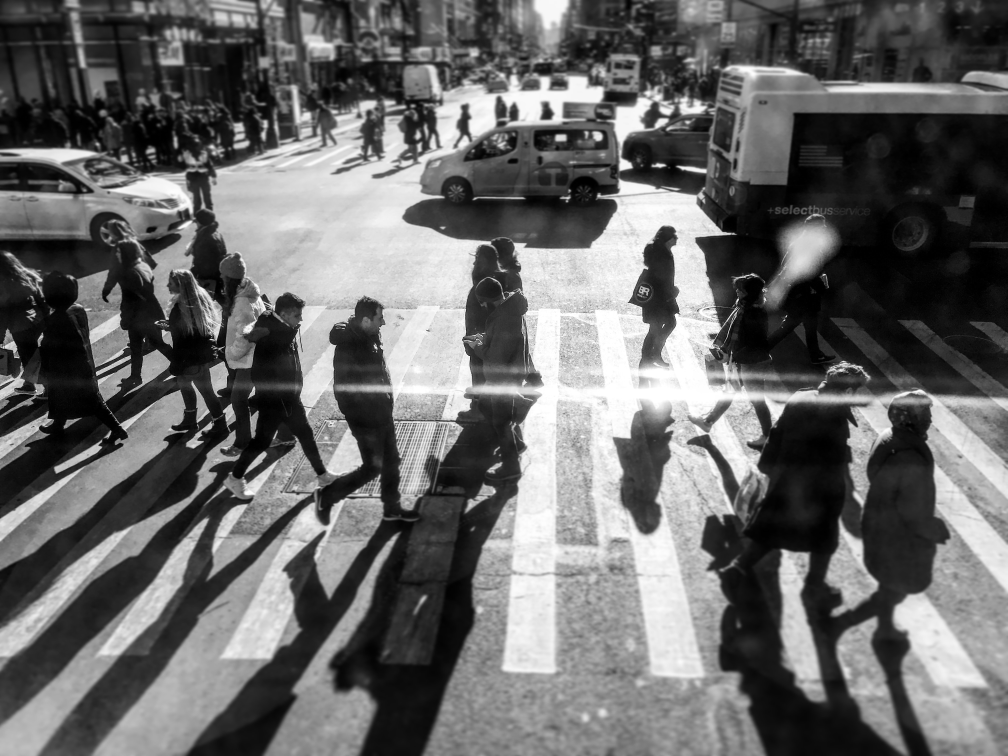
#> input picture Pedestrian Detection using HOGs/street.jpg, 4031 x 3024 px (shown at 1/4 size)
$ python pedestrian_detect.py
#> lines starting #> are read from the running program, lines starting #| are printed output that depends on the picture; after the words box and inside, x2 and y2 are one past the last pixel; in counts of white or black regions, pixels touching at a corner belong together
import cv2
from imutils.object_detection import non_max_suppression
from imutils import resize
import numpy as np

hog = cv2.HOGDescriptor()
hog.setSVMDetector(cv2.HOGDescriptor_getDefaultPeopleDetector())

img = cv2.imread('street.jpg')
#> img is the input picture: shape (3024, 4031, 3); min 0, max 255, mean 104.7
img = resize(img,height=500)
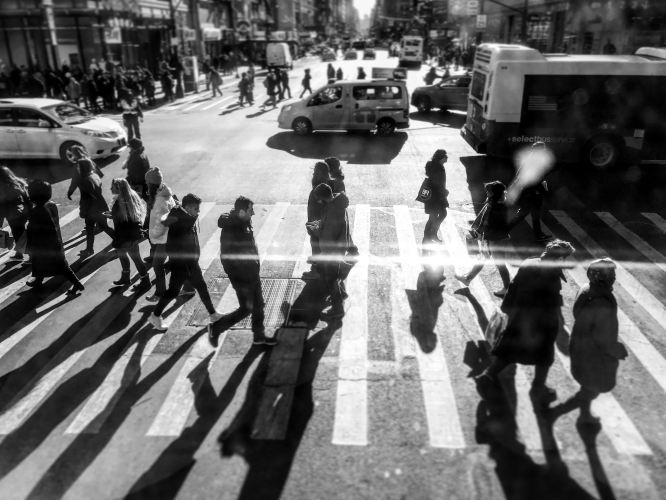
#> img: shape (500, 666, 3); min 0, max 255, mean 104.7

rects,weights = hog.detectMultiScale(img,winStride=(4,4),padding=(8,8),scale=1.05)
#> rects = [[403, 132, 67, 133], [495, 110, 79, 158], [90, 162, 72, 144], [195, 171, 93, 186], [139, 250, 104, 208]]; weights = [0.889, 0.528, 0.734, 0.613, 0.772]

copy = img.copy()
for x,y,w,h in rects:
    cv2.rectangle(copy,(x,y),(x+w,y+h),(0,0,255),2)
#> this loop made 5 passes
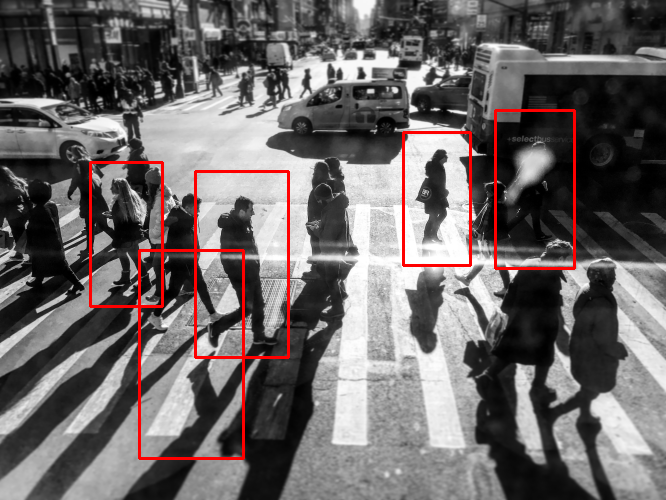
#> copy: shape (500, 666, 3); 2.22% of pixels changed, all inside (x1, y1, x2, y2) = (89, 109, 576, 460)

cv2.imshow('before suppression',copy)
cv2.waitKey(0)

r = np.array([[x,y,x+w,y+h] for x,y,w,h in rects])
#> r = [[403, 132, 470, 265], [495, 110, 574, 268], [90, 162, 162, 306], [195, 171, 288, 357], [139, 250, 243, 458]]
pick = non_max_suppression(r,probs=None,overlapThresh=0.65)
#> pick = [[139, 250, 243, 458], [195, 171, 288, 357], [90, 162, 162, 306], [495, 110, 574, 268], [403, 132, 470, 265]]

for xa,ya,xb,yb in pick:
    cv2.rectangle(img,(xa,ya),(xb,yb),(0,255,0),2)
#> this loop made 5 passes
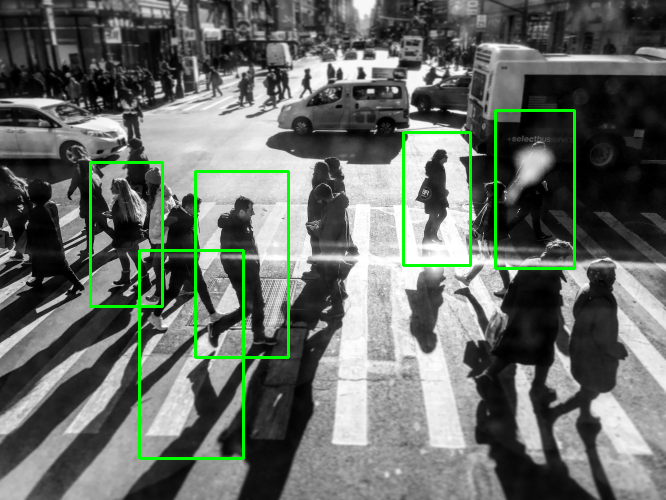
#> img: shape (500, 666, 3); 2.22% of pixels changed, all inside (x1, y1, x2, y2) = (89, 109, 576, 460)

cv2.imshow('after suppression',img)
cv2.waitKey(0)

cv2.destroyAllWindows()

$ run again, with Pedestrian Detection using HOGs/city.jpg copied over Pedestrian Detection using HOGs/street.jpg
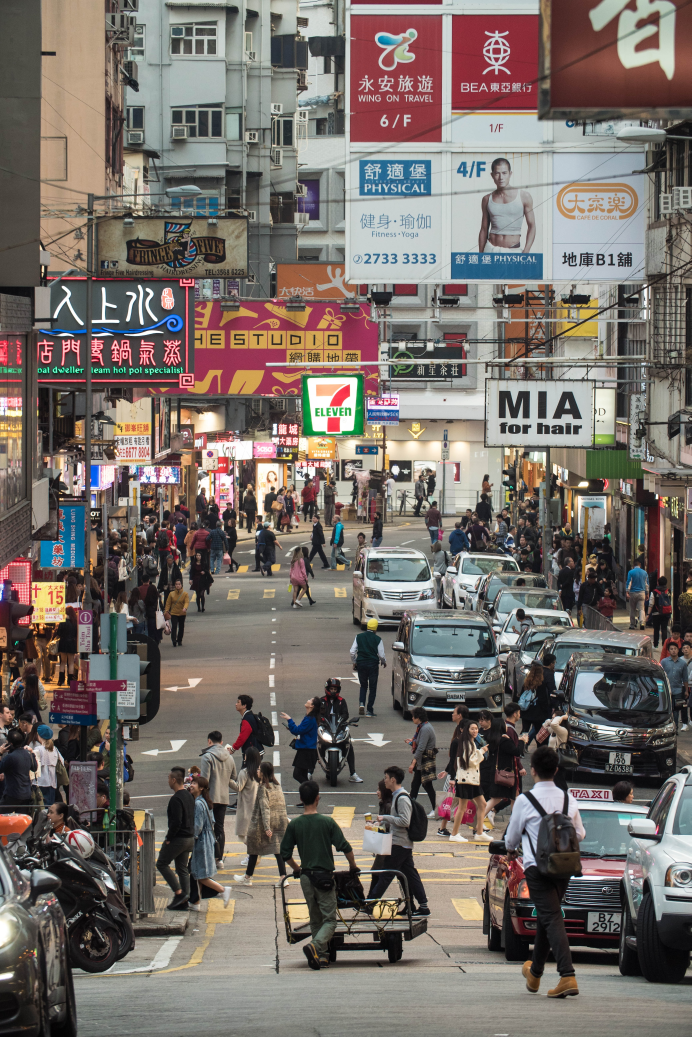
#> input picture Pedestrian Detection using HOGs/city.jpg, 3456 x 5184 px (shown at 1/5 size)
#> img is the input picture: shape (5184, 3456, 3); mean B, G, R 104.2, 109.5, 117.7
#> rects = [[58, 352, 68, 136], [224, 349, 77, 151], [106, 314, 89, 179], [142, 188, 94, 187]]; weights = [0.31, 1.68, 0.378, 0.278]
#> the loop `for x,y,w,h in rects:` made 4 passes
#> after the loop `for x,y,w,h in rects:`:
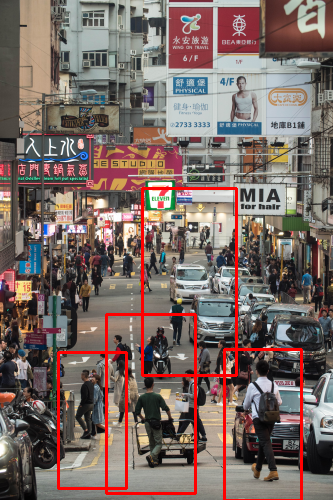
#> copy: shape (500, 333, 3); mean B, G, R 100.7, 105.8, 122.4
#> r = [[58, 352, 126, 488], [224, 349, 301, 500], [106, 314, 195, 493], [142, 188, 236, 375]]
#> pick = [[224, 349, 301, 500], [106, 314, 195, 493], [58, 352, 126, 488], [142, 188, 236, 375]]
#> the loop `for xa,ya,xb,yb in pick:` made 4 passes
#> after the loop `for xa,ya,xb,yb in pick:`:
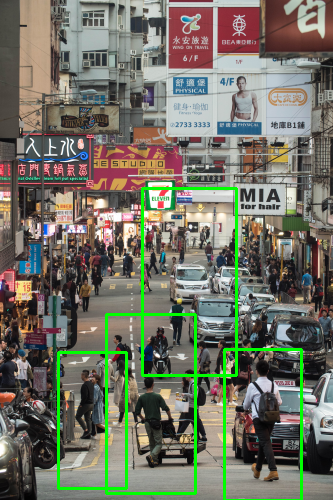
#> img: shape (500, 333, 3); mean B, G, R 100.7, 114.5, 113.8
